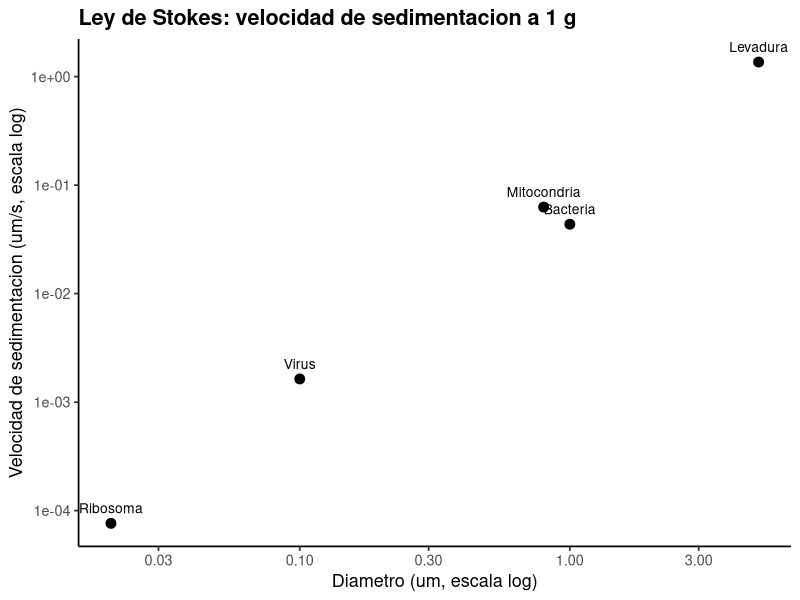
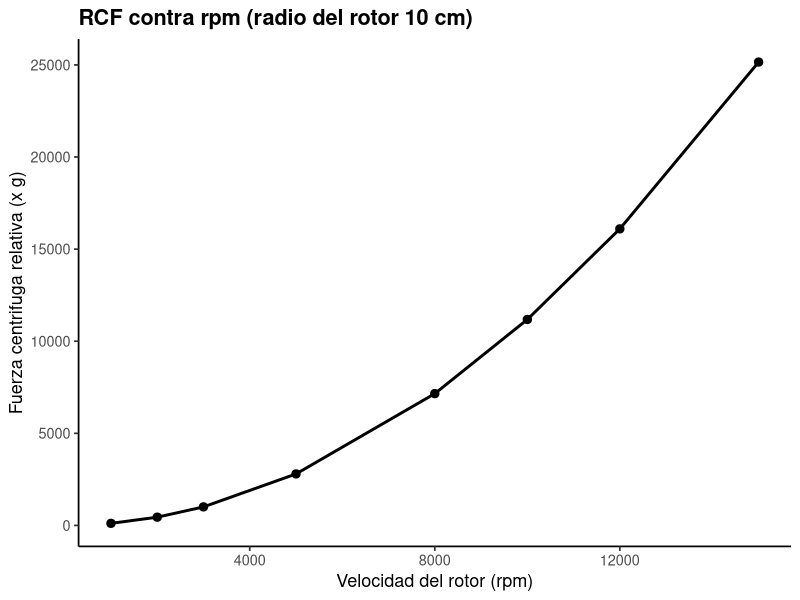
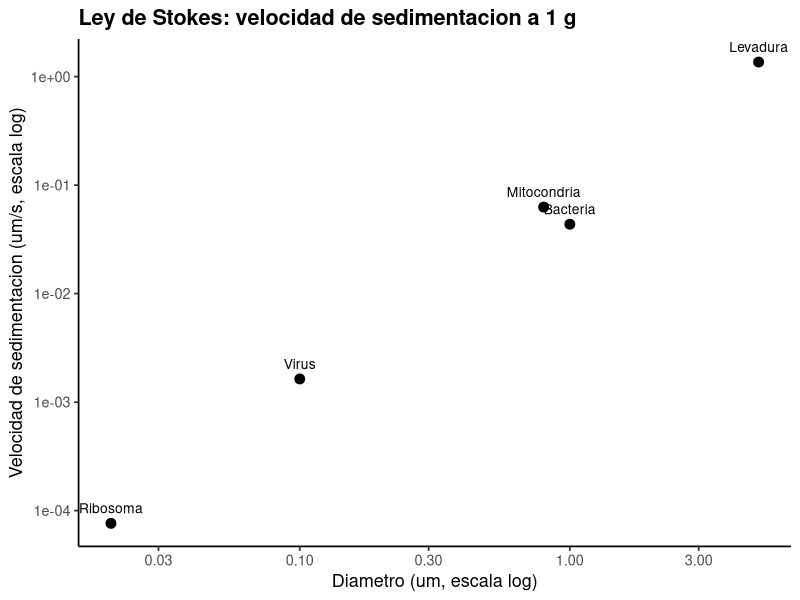
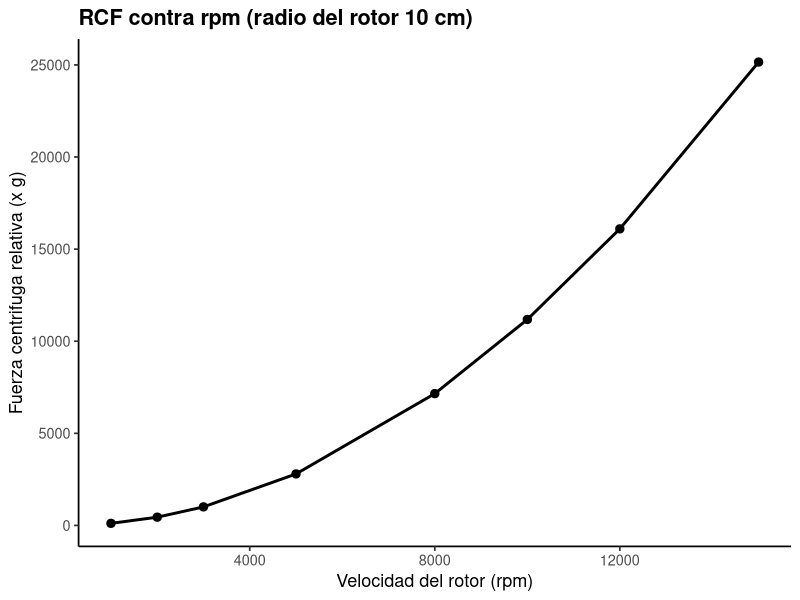

Reproduce these figures in R, in order.
# ==========================================================================
# 04. Centrifugacion: Ley de Stokes y fuerza centrifuga relativa
# ==========================================================================
# Autor: Dr. Jose Juan Torres Martinez
# Docente de Ciencias Quimicas
# Universidad Autonoma de San Luis Potosi (UASLP)
# Mexico
#
# Material academico para estudiantes
# Serie "Bioseparaciones" - Teoria, Unidad 4. Centrifugacion y filtracion
#
# Descripcion: Recorrido por la planta, cuarta parada: la sala de centrifugas. Aqui se calcula la velocidad de sedimentacion con la Ley de Stokes a partir del diametro y la densidad medidos de cada particula, y la fuerza centrifuga relativa (RCF) a partir de las rpm y el radio del rotor. Con ambas se estima el tiempo para sedimentar 10 cm. Lo que se aprende aqui dice que particulas sedimentan primero y a cuantas rpm hay que girar para separarlas en un tiempo razonable.
#
# Objetivos de aprendizaje:
#   - Calcular la velocidad de sedimentacion con la Ley de Stokes.
#   - Calcular la RCF a partir de rpm y radio del rotor.
#   - Explicar por que el diametro manda en la separacion: la velocidad depende del diametro al cuadrado.

# Datos: datos_sedimentacion.csv (diametro y densidad de cada particula) y datos_rcf.csv (rpm y radio del rotor).
# Recorrido: llegamos a la sala de centrifugas con el lisado del area de rompimiento. Primera parada: la velocidad de sedimentacion de cada particula con la Ley de Stokes. Segunda parada: la RCF del rotor a cada rpm. En cada parada medimos, calculamos y comentamos que significa el resultado antes de seguir.
# ==========================================================================

library(tidyverse)

# --------------------------------------------------------------------------
# Parada 1. Velocidad de sedimentacion (Ley de Stokes)
# --------------------------------------------------------------------------
# Estamos frente a la centrifuga con el lisado adentro. Primero calculamos a que velocidad sedimenta cada particula a 1 g: esa velocidad decide en que orden se separan las fracciones cuando el rotor gira.
# v = d^2 * (rho_p - rho_f) * g / (18 * eta)
# Fluido: agua, rho_f = 1000 kg/m3, eta = 0.001 Pa s, g = 9.81 m/s2.
datos <- read_csv("datos_sedimentacion.csv", show_col_types = FALSE)

datos <- datos %>%
  mutate(
    diametro_m = diametro_um * 1e-6,
    densidad_kg_m3 = densidad_g_ml * 1000,
    velocidad_m_s = diametro_m^2 * (densidad_kg_m3 - 1000) * 9.81 /
      (18 * 0.001),
    velocidad_um_s = velocidad_m_s * 1e6,
    tiempo_10cm_h = 0.1 / velocidad_m_s / 3600
  )

print(datos)

# --------------------------------------------------------------------------
# Parada 2. Fuerza centrifuga relativa (RCF)
# --------------------------------------------------------------------------
# Seguimos en la sala de centrifugas: ahora pasamos de las rpm del rotor a la RCF, la fuerza en multiplos de g. Las rpm dependen del rotor, la RCF permite comparar equipos y escalar el proceso.
# RCF = 1.118e-5 * r(cm) * rpm^2, en multiplos de g.
datos_rcf <- read_csv("datos_rcf.csv", show_col_types = FALSE)

datos_rcf <- datos_rcf %>%
  mutate(rcf_g = 1.118e-5 * radio_cm * rpm^2)

print(datos_rcf)

# Aplicamos lo anterior a un caso de la planta: el tiempo de sedimentacion de la levadura a 10000 rpm (RCF 11180 g).
# El tiempo a 1 g se divide entre la RCF.
tiempo_levadura_1g <- datos %>%
  filter(particula == "Levadura") %>%
  pull(tiempo_10cm_h)
rcf_10000 <- datos_rcf %>%
  filter(rpm == 10000) %>%
  pull(rcf_g)
print(tibble(
  tiempo_levadura_10cm_10000rpm_min =
    tiempo_levadura_1g / rcf_10000 * 60
))

# --------------------------------------------------------------------------
# Parada 3. Grafica 1: velocidad de sedimentacion contra diametro
# --------------------------------------------------------------------------
# Graficamos la velocidad de sedimentacion contra el diametro en escala logaritmica: cada punto es una particula y su nombre esta escrito junto a el.
grafica_v <- ggplot(
  datos,
  aes(x = diametro_um, y = velocidad_um_s)
) +
  geom_point(size = 3) +
  geom_text(aes(label = particula), vjust = -1, size = 3.5) +
  scale_x_log10() +
  scale_y_log10() +
  labs(
    x = "Diametro (um, escala log)",
    y = "Velocidad de sedimentacion (um/s, escala log)",
    title = "Ley de Stokes: velocidad de sedimentacion a 1 g"
  ) +
  theme_classic(base_size = 13) +
  theme(plot.title = element_text(face = "bold"))

print(grafica_v)

# --------------------------------------------------------------------------
# Parada 4. Grafica 2: RCF contra rpm
# --------------------------------------------------------------------------
# Seguimos a la segunda grafica: la RCF contra las rpm del rotor, para ver como crece la fuerza cuando el rotor acelera.
grafica_rcf <- ggplot(datos_rcf, aes(x = rpm, y = rcf_g)) +
  geom_line(linewidth = 1) +
  geom_point(size = 2.5) +
  labs(
    x = "Velocidad del rotor (rpm)",
    y = "Fuerza centrifuga relativa (x g)",
    title = "RCF contra rpm (radio del rotor 10 cm)"
  ) +
  theme_classic(base_size = 13) +
  theme(plot.title = element_text(face = "bold"))

print(grafica_rcf)

# --------------------------------------------------------------------------
# 5. Exportar las graficas
# --------------------------------------------------------------------------
# Antes de salir de la sala de centrifugas guardamos las dos graficas del recorrido.
ggsave("04_stokes.png", grafica_v,
       width = 18, height = 12, units = "cm", dpi = 300)
ggsave("04_rcf.png", grafica_rcf,
       width = 18, height = 12, units = "cm", dpi = 300)

# --------------------------------------------------------------------------
# Interpretacion
# --------------------------------------------------------------------------
# Grafica 1 (velocidad de sedimentacion contra diametro): ambos ejes estan en escala logaritmica; el eje x es el diametro en um y el eje y es la velocidad de sedimentacion en um/s.
# - La velocidad crece con el cuadrado del diametro: una levadura de 5 um sedimenta mas de 30 veces mas rapido que una bacteria de 1 um. Esto significa que en la centrifuga las particulas grandes sedimentan primero y las pequenas quedan en el sobrenadante, y por eso la centrifugacion diferencial separa por tamanos.
# Grafica 2 (RCF contra rpm): el eje x es la velocidad del rotor en rpm y el eje y es la fuerza centrifuga relativa en multiplos de g.
# - La RCF crece con el cuadrado de las rpm: duplicar las rpm multiplica la fuerza por cuatro. Esto significa que subir las rpm es la palanca mas fuerte para acortar el tiempo de separacion, y por eso lo siguiente es elegir las rpm que sedimentan lo que se quiere sin danar el producto.

# --------------------------------------------------------------------------
# Que aprendimos
# --------------------------------------------------------------------------
# - La Ley de Stokes explica la centrifugacion diferencial: cada fraccion sedimenta a su tiempo segun su tamano y su densidad.
# - Con la RCF se pasa de rpm, que dependen del rotor, a multiplos de g, que permiten comparar equipos y escalar el proceso.
# Terminamos el recorrido en la sala de centrifugas: ya sabemos que sedimenta primero y a cuantas rpm girar. Seguimos a la siguiente parada de la linea: el equipo de ultrafiltracion, donde se concentra y se lava la proteina.
